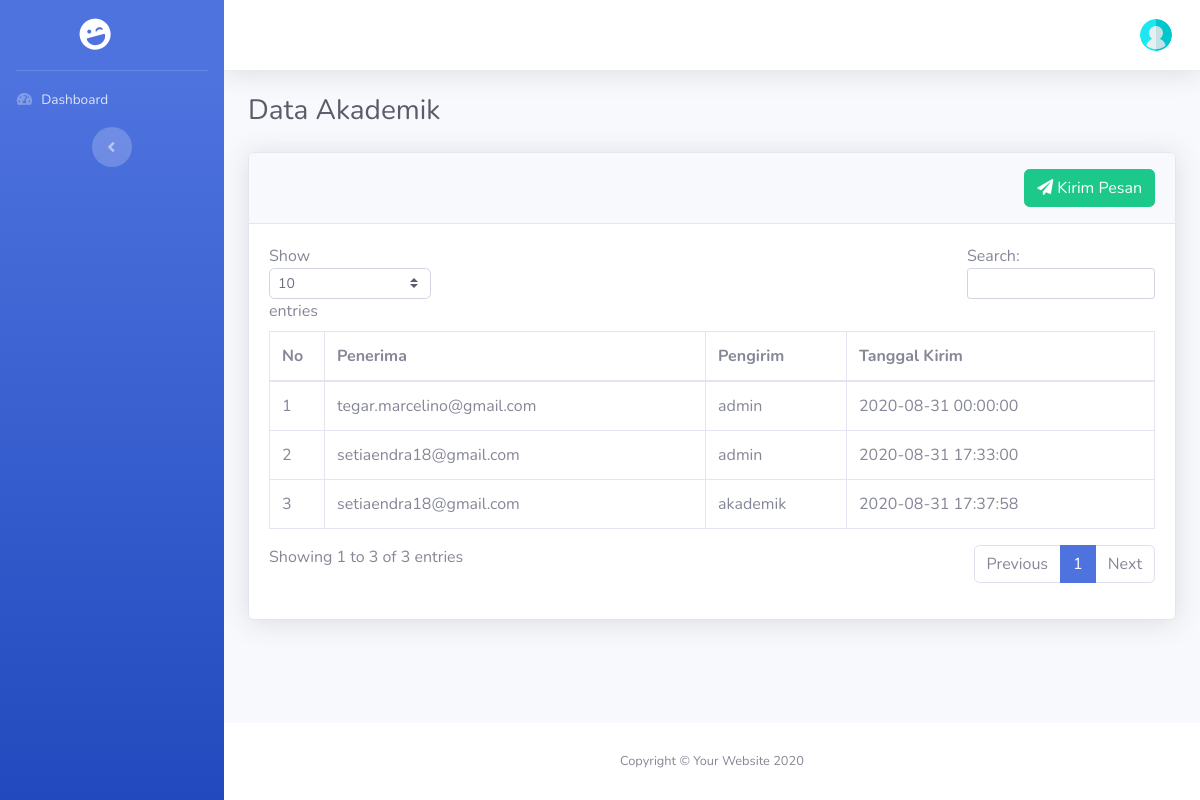
/index.php/admin/email, run on an earlier commit of the app's database.
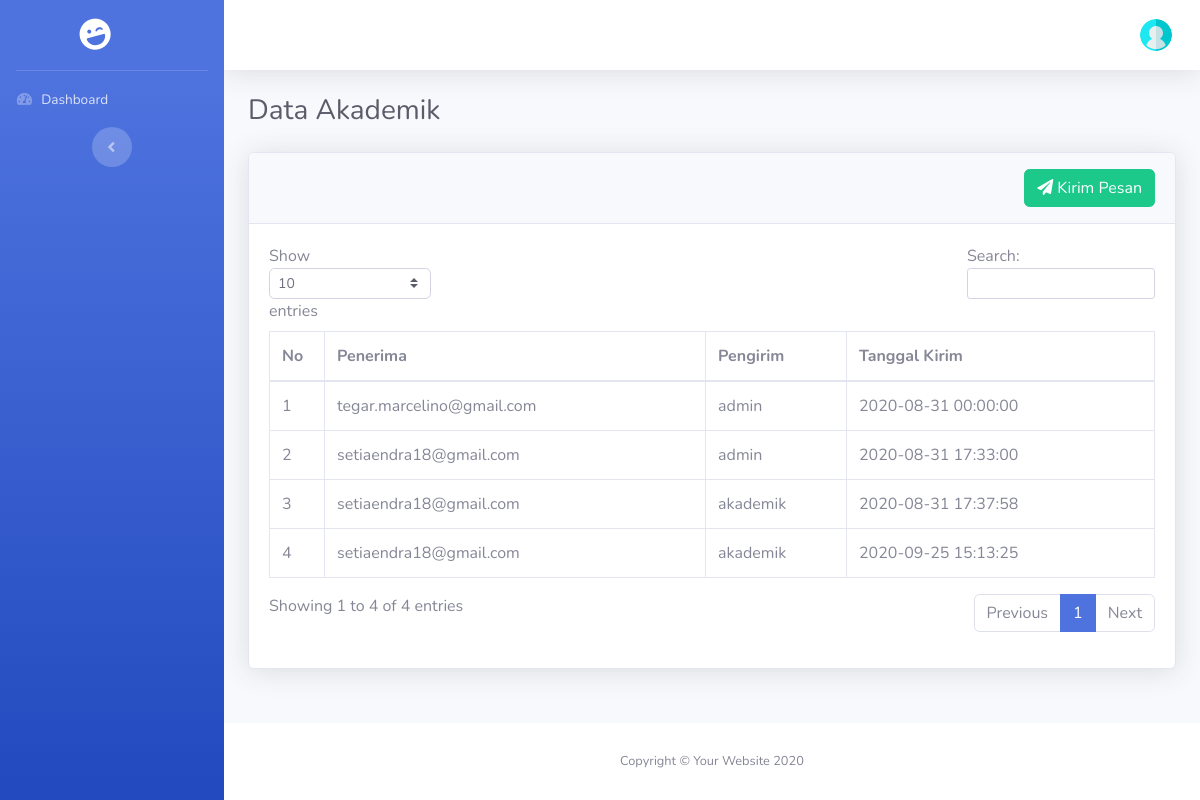
And on a later commit of the database.
### tables this page shows
CREATE TABLE `email` (
  `id` bigint NOT NULL AUTO_INCREMENT,
  `penerima` varchar(255) DEFAULT NULL,
  `pengirim` varchar(255) DEFAULT NULL,
  `isi` text,
  `tanggal_kirim` datetime DEFAULT NULL,
  PRIMARY KEY (`id`)
);

### application/controllers/Admin.php (called while the page is built, shortened)
<?php
class Admin extends CI_Controller
{
    function __construct()
    {
        $this->load->Model('M_admin','mod');
    }
    public function email()
    {
        $data['halaman']    = "Data Email";
        $data['email']      = $this->mod->m_get_all_email();
        $this->load->view('head.php', $data);
        $this->load->view('sidebar.php');
        $this->load->view('header.php');
        $this->load->view('admin/email/index', $data);
        $this->load->view('footer.php');
    }
}

### index.php (called while the page is built, shortened)
<?php
require_once BASEPATH.'core/CodeIgniter.php';

### application/models/M_admin.php (called while the page is built, shortened)
<?php
Class M_admin extends CI_Model
{
    public function m_get_all_email()
    {
        $this->db->select()
            ->from('email');
        $query = $this->db->get_compiled_select();
        $data  = $this->db->query($query)->result_array();
        return $data;
    }
}

### application/views/admin/email/index.php (the view, shortened to what this page needs)
<div class="container-fluid">
    <h1 class="h3 mb-4 text-gray-800">Data Akademik</h1>
    <div class="card shadow mb-4">
        <div class="card-header py-3">
            <button type="button" class="btn btn-success float-right" data-toggle="modal" data-target="#kirimEmail"><i class="fas fa-paper-plane"></i>&nbsp;Kirim Pesan</button>
        </div>
        <div class="card-body">
            <div class="table-responsive">
                <table class="table table-bordered" id="dataTable" width="100%" cellspacing="0">
                    <thead>
                        <tr>
                            <th>No</th>
                            <th>Penerima</th>
                            <th>Pengirim</th>
                            <th>Tanggal Kirim</th>
                        </tr>
                    </thead>
                    <tbody>
                        <?php
                            $i = 1;
                            foreach($email as $email):?>
                            <tr>
                                <td><?php echo $i;?></td>
                                <td><?php echo $email['penerima'];?></td>
                                <td><?php echo $email['pengirim'];?></td>
                                <td><?php echo $email['tanggal_kirim']?></td>
                            </tr>
                        <?php
                            $i++;
                            endforeach;?>
                    </tbody>
                </table>
            </div>
        </div>
    </div>
</div>

What changed in the data, as far as the page shows it:
added email: penerima "setiaendra18@gmail.com", pengirim "akademik", tanggal_kirim "2020-09-25 15:13:25"
Also different on the page:
text written by a page script: "Show entries Search: Showing 1 to 3 of 3 entries Previous 1 Next" → "Show entries Search: Showing 1 to 4 of 4 entries Previous 1 Next"
